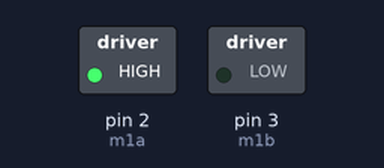
The sketch below on a simulated Arduino Uno, built with avr-gcc and run on an emulated ATmega328P. On the bench: switched loads named in the sketch (green lamp = pin HIGH).

Above: at 1.0 s.
At 2.5 s:
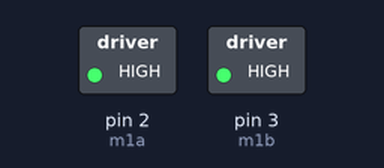
At 4.0 s:
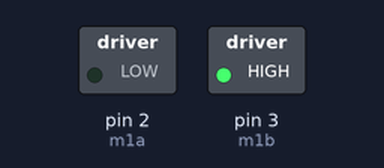
At 5.5 s:
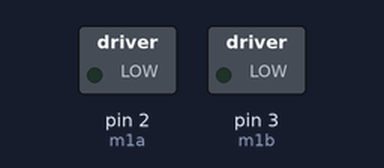
Timing chart, 0 to 7.8 s (numbered marks = the images above):
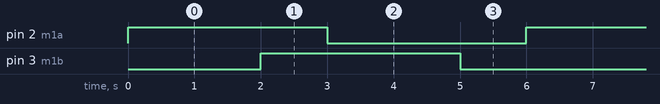

Measured:
- by itself, pin 2 (m1a), pin 3 (m1b): alternates HIGH for 3.0 s and LOW for 3.0 s
- by itself, everything shown: repeats every 6.0 s, in 4 steps

The sketch:

dc_motor.ino
```cpp
#define m1a 2
#define m1b 3


void setup()
{
 pinMode(m1a,OUTPUT);
 pinMode(m1b,OUTPUT);
}

void loop()
{
 digitalWrite(m1a,HIGH);
 digitalWrite(m1b,LOW);
 delay(2000);

 digitalWrite(m1a,HIGH);
 digitalWrite(m1b,HIGH);
 delay(1000);

 digitalWrite(m1a,LOW);
 digitalWrite(m1b,HIGH);
 delay(2000);

 digitalWrite(m1a,LOW);
 digitalWrite(m1b,LOW);
 delay(1000);


}
```
